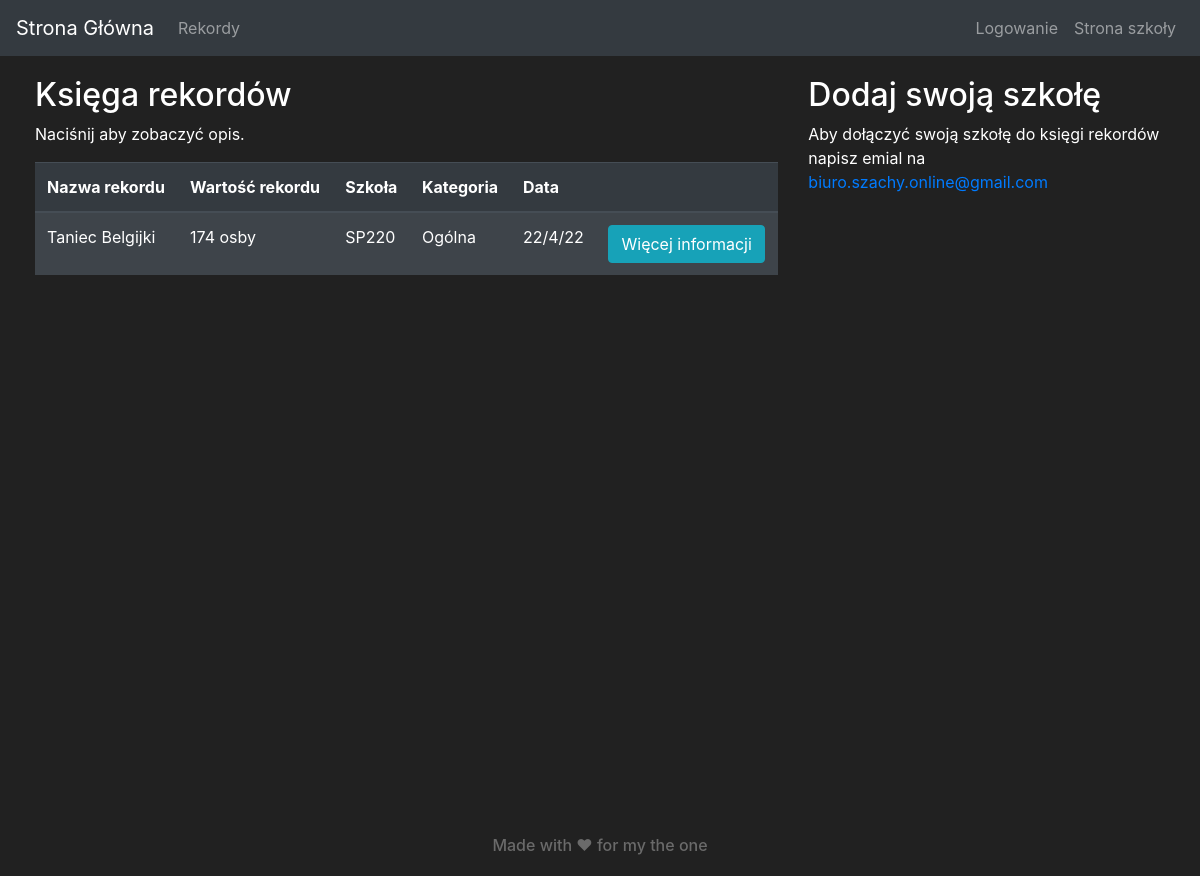
The page /achievement on the database as committed earlier.
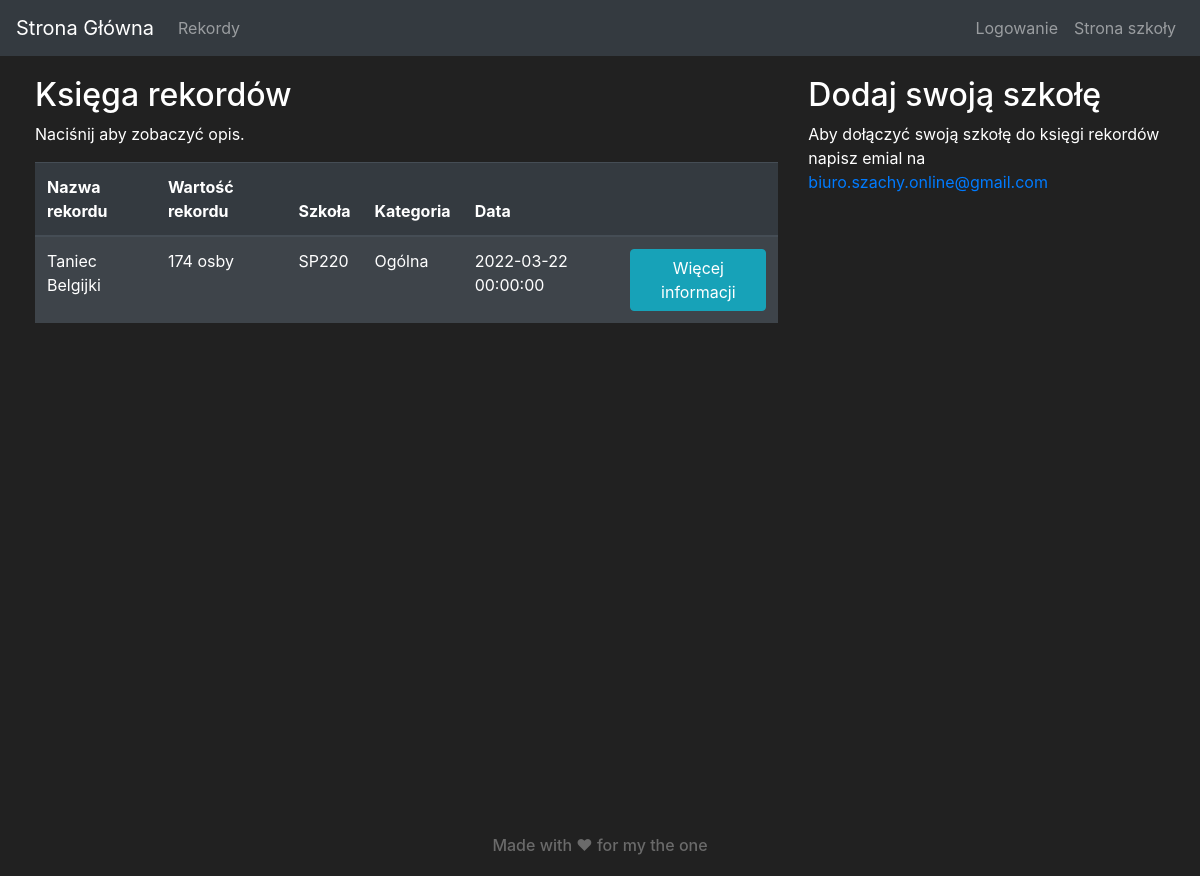
The same page on the database as committed later.
### market/models.py (models this page shows, shortened)
class Item(db.Model):
    id = db.Column(db.Integer(), primary_key=True)
    name = db.Column(db.String(length=30), nullable=False, unique=True)
    value = db.Column(db.String(), nullable=False)
    participants = db.Column(db.String(), nullable=False)
    school_name = db.Column(db.String(), db.ForeignKey('school.id'))
    category = db.Column(db.String(), nullable=False)
    date_of_do = db.Column(db.String())
    description = db.Column(db.String())
    link = db.Column(db.String())
    date_of_add = db.Column(db.String(), nullable=False)
    owner = db.Column(db.Integer(), db.ForeignKey('user.id'))

### market/routes.py (the view, shortened to what this page needs)
@app.route('/achievement', methods=['GET', 'POST'])
def achievement_page():
    form = AddForm()
    if request.method == "GET":
        items = db.session.query(Item).order_by(Item.id)
        mail = "biuro.szachy.online@gmail.com"
        return render_template('achievement.html', items=items, mail=mail, current_user=current_user, form=form)

### market/templates/achievement.html (shortened to what this page needs)
{% extends 'base.html' %}
{% block content %}
    <div class="row" style="margin-left: 20px; margin-right: 20px; margin-top: 20px;">
        <div class="col-8">
            <h2>Księga rekordów</h2>
            <p>Naciśnij aby zobaczyć opis.</p>
            <table class="table table-hover table-dark table-striped">
                <thead>
                <tr>
                    <th scope="col">Nazwa rekordu</th>
                    <th scope="col">Wartość rekordu</th>
                    <th scope="col">Szkoła</th>
                    <th scope="col">Kategoria</th>
                    <th scope="col">Data</th>
                    <th scope="col"></th>
                </tr>
                </thead>
                <tbody>
                {% for item in items %}
                    <tr>
                        <td>{{ item.name }}</td>
                        <td>{{ item.value }}</td>
                        <td>{{ item.school_name }}</td>
                        <td>{{ item.category }}</td>
                        <td>{{ item.date_of_do }}</td>
                        <td>
                            <button class="btn btn-outline btn-info" data-toggle="modal"
                                    data-target="#Modal-MoreInfo-{{ item.id }}">Więcej informacji
                            </button>
                        </td>
                    </tr>
                {% endfor %}
                </tbody>
            </table>
        </div>
        <div class="col">
            {% if current_user.is_authenticated %}
                <div class="text-center" style="margin-right: 20px">
                    <form method="POST" class="form-register" style="color:white">
                        {{ form.hidden_tag() }}
                        <dev class="text-left">
                            <h1 class="h3 mb-3 font-weight-normal text-left">
                                Dodaj rekord
                                <h6 id="required">*Wymagane</h6>
                            </h1>
                        </dev>
                        <br>
                        <a id="required">{{ form.name.label() }} *</a>
                        {{ form.name(class="form-control", placeholder="Name") }}
                        <a id="required">{{ form.value.label() }} *</a>
                        {{ form.value(class="form-control", placeholder="Value") }}
                        {{ form.participants.label() }}
                        <dev class="row">
                            <div class="col-auto my-2">
                                {{ form.participants(class="form-control", placeholder="Uczestnicy") }}
                            </div>
                            <div class="col text-left" style="color: #6a6a6a">
                                <h6>Np.:</h6>
                                <em>'Filip Gołębowski;Kornel Szymczak;Anna Kurowska'</em>
                            </div>
                        </dev>
                        <a id="required">{{ form.school_name.label() }} *</a>
                        {{ form.school_name(class="form-control", placeholder="School Name") }}
                        <a id="required">{{ form.category.label() }} *</a>
                        {{ form.category(class="form-control", placeholder="Category") }}
                        <a id="required">{{ form.date_of_do_year.label() }} *</a>
                        <div class="row">
                            <dev class="col-6 form-row align-items-center center">
                                <div class="col-auto my-2">
                                    <div class="input-group">
                                        {{ form.date_of_do_year(class="form-control", placeholder="Rok") }}
                                        <div class="input-group-append">
                                            <div class="input-group-text">Rok</div>
                                        </div>
                                    </div>
                                    <div class="input-group">
                                        {{ form.date_of_do_month(class="form-control", placeholder="Miesiąc") }}
                                        <div class="input-group-append">
                                            <div class="input-group-text">Miesiąc</div>
                                        </div>
                                    </div>
                                    <div class="input-group">
                                        {{ form.date_of_do_day(class="form-control", placeholder="Dzień") }}
                                        <div class="input-group-append">
                                            <div class="input-group-text">Dzień</div>
                                        </div>
                                    </div>
                                </div>
                            </dev>
                            <div class="col-auto text-right" style="color: #6a6a6a">
                                <table>
                                    <thead>
                                    <tr>
                                        <th scope="col">Np.:</th>
                                        <th scope="col"></th>
                                        <th scope="col"></th>
                                    </tr>
                                    </thead>
                                    <tbody>
                                    <tr>
                                        <td><em>'2021'</em></td>
                                        <td>:</td>
                                        <td>Rok</td>
                                    </tr>
                                    <tr>
                                        <td><em>'6'</em></td>
                                        <td>:</td>
                                        <td>Miesiąc</td>
                                    </tr>
                                    <tr>
                                        <td><em>'30'</em></td>
                                        <td>:</td>
                                        <td>Dzień</td>
                                    </tr>
                                    </tbody>
                                </table>
                            </div>
                        </div>
                        <a>{{ form.description.label() }}</a>
                        <div class="input-group">
                            {{ form.description(id="textarea", type="textarea", class="form-control", placeholder="Description") }}
                        </div>
                        <a>{{ form.link.label() }}</a>
                        <div class="input-group mb-3">
                            <div class="input-group-prepend">
                                <span class="input-group-text" id="basic-addon3">https://</span>
                            </div>
                            {{ form.link(class="form-control", placeholder="Link") }}
                        </div>
                        <br>
                        {{ form.submit(class="btn btn-lg btn-block btn-success") }}
                    </form>
                </div>
            {% else %}
                <h2>Dodaj swoją szkołę</h2>
                <p>Aby dołączyć swoją szkołę
                    do księgi rekordów napisz emial na
                    <a href="mailto://{{ mail }}">{{ mail }}</a>
                </p>
            {% endif %}
        </div>
    </div>
{% endblock %}

### market/templates/base.html (shortened to what this page needs)
<!doctype html>
<html lang="pl-PL">
<head>
    <link rel="stylesheet" href="https://cdn.jsdelivr.net/npm/bootstrap@4.5.3/dist/css/bootstrap.min.css"
>
</head>
<body>
<nav class="navbar navbar-expand-md navbar-dark bg-dark">
    <a class="navbar-brand" href="{{ url_for('home_page') }}">Strona Główna</a>
    <div class="collapse navbar-collapse" id="navbarNav">
        <ul class="navbar-nav mr-auto">
            <li class="nav-item">
                <a class="nav-link" href="{{ url_for('achievement_page') }}">Rekordy</a>
            </li>
        </ul>
        {% if current_user.is_authenticated %}
            <ul class="navbar-nav">
                <li class="nav-item">
                    <a class="nav-link">Witaj, {{ current_user.username }}</a>
                </li>
            </ul>
            <ul class="navbar-nav">
                <li class="nav-item">
                    <a class="nav-link" href="{{ url_for('logout_page') }}">Wyloguj</a>
                </li>
            </ul>
        {% else %}
            <ul class="navbar-nav">
                <li class="nav-item">
                    <a class="nav-link" href="{{ url_for('login_page') }}">Logowanie</a>
                </li>
            </ul>
        {% endif %}
        <ul class="navbar-nav">
            <li class="nav-item">
                <a class="nav-link" href="https://sp220.pl">Strona szkoły</a>
            </li>
        </ul>
    </div>
</nav>
<div id="page-container">
    <div id="content-wrap">
        {% block content %}
        {% endblock %}
    </div>
    <footer id="footer">
        <div class="text-center position-relative overflow-hidden">
            <h6>Made with ❤ for my the one</h6>
        </div>
    </footer>
</div>
</body>
</html>

### market/templates/base.html (style rules this page uses)
body { background-color: #212121; color: white }
#footer { padding: 10px 10px 0px 10px; bottom: 0px; height: 50px; width: 100%; color: #6a6a6a; position: absolute; }
#page-container { position: relative; min-height: 100vh; }
#content-wrap { padding-bottom: 2.5rem; }

Rows that differ between the two databases and show on the page:
changed Item "Taniec Belgijki": date_of_do "22/4/22" → "2022-03-22 00:00:00"
